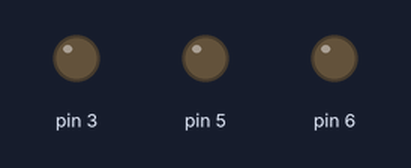
Bench run of a sketch on a simulated Arduino Uno, built with avr-gcc and run on an emulated ATmega328P. Parts: output pins drawn as LEDs (lit = HIGH).

Above: at 0.05 s.
At 5.05 s:
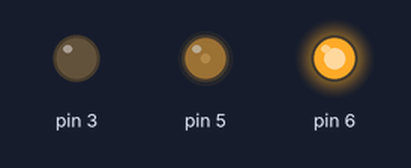
At 9.95 s:
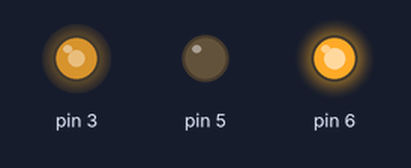
At 19.96 s:
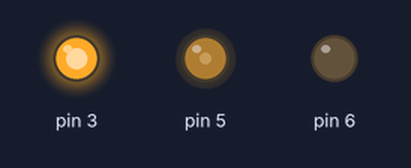
At 29.87 s:
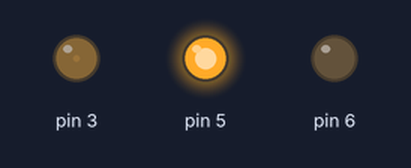
At 39.87 s:
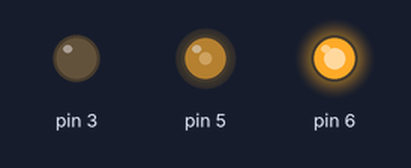
Timing chart, 0 to 40.0 s (numbered marks = the images above):
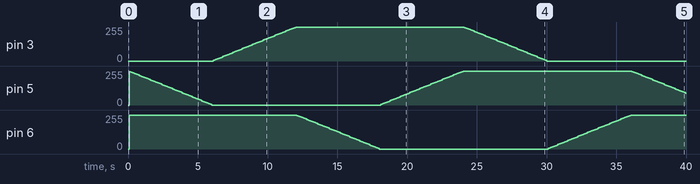

Measured:
- by itself, pin 3: rises from 0/255 to 255/255 in 5.9 s, then falls to 0/255 in 18.0 s
- by itself, pin 5: 0/255 → 251/255 at 0.10 s, → 247/255 0.10 s later, → 243/255 0.10 s later, → 238/255 0.10 s later, … (159 changes in this stretch)
- by itself, pin 6: 0/255 → 255/255 at 0.10 s, → 251/255 12.0 s later, → 247/255 0.10 s later, → 243/255 0.10 s later, … (121 changes in this stretch)

The sketch:

sketch_led.ino
```cpp
void hue2rgb(int hue, int* r, int* g, int* b);

void setup() {
  /* シリアル通信設定 (デバッグ用) */
  Serial.begin(9600);
}

void loop() {
  static int hue = 0;
  int r, g, b;

  /* 100msごとに更新 */
  delay(100);

  /* 色相を正方向に回す */
  hue++;
  if (hue > 360) {
    hue -= 360;
  }

    /* HSV→RGB変換の要領で、色相からRGB値を求める
     * if構文の並びの関係か、hueの値が増加するにつれて
     * 色相の変化が遅くなっている気がする
     */
  hue2rgb(hue, &r, &g, &b);

/*
  デバッグ用
  Serial.print(r);
  Serial.print(",");
  Serial.print(g);
  Serial.print(",");
  Serial.println(b);
*/
  /* PWM出力 */
  analogWrite(3, (255 - r));
  analogWrite(5, (255 - g));
  analogWrite(6, (255 - b));

}

void hue2rgb(int hue, int* r, int* g, int* b)
{
  switch(hue / 60) {
  case 0:
    *r = 255;
    *g = hue * 255 / 60;
    *b = 0;
    return;
  case 1:
    *r = (120 - hue) * 255 / 60;
    *g = 255;
    *b = 0;
    return;
  case 2:
    *r = 0;
    *g = 255;
    *b = (hue - 120) * 255 / 60;
    return;
  case 3:
    *r = 0;
    *g = (240 - hue) * 255 / 60;
    *b = 255;
    return;
  case 4:
    *r = (hue - 240) * 255 / 60;
    *g = 0;
    *b = 255;
    return;
  case 5:
  default:
    *r = 255;
    *g = 0;
    *b = (360 - hue) * 255 / 60;
    return;
  }
}
```
